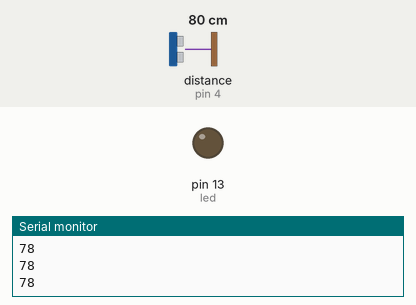
Simulated run of this sketch. Board: Arduino Uno, built with avr-gcc and run on an emulated ATmega328P. On the bench: output pins drawn as LEDs (lit = HIGH), the last lines printed to the serial monitor. Wiring (inferred from the names in the program): ultrasonic range finder: trigger pin 2; echo pin 4. Dashed ring = blinking. The test bench sets the inputs (shaded band); at power-on: distance to the obstacle (sensor on pin 4) 80 cm. The echo pulse lasts 58.3 µs per cm; pins used as bus, display or sensor lines are not drawn.

Above: at 1.2 s.
1.3 s: distance to the obstacle (sensor on pin 4) set to 23 cm
2.8 s: distance to the obstacle (sensor on pin 4) set to 19 cm
At 3.14 s:
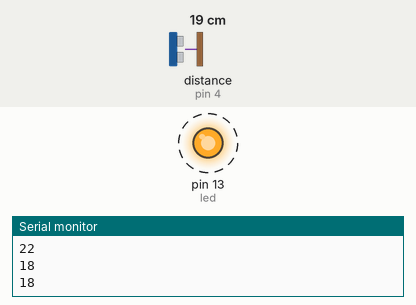
5.8 s: distance to the obstacle (sensor on pin 4) set to 35 cm
At 6.3 s:
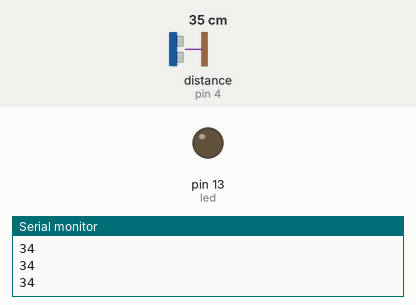
7.3 s: distance to the obstacle (sensor on pin 4) set to 2 cm
At 7.4 s:
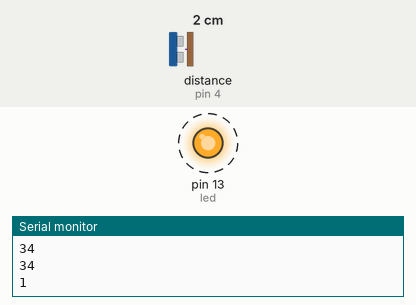
Timing chart, 0 to 11.3 s (numbered marks = the images above; inputs shaded):
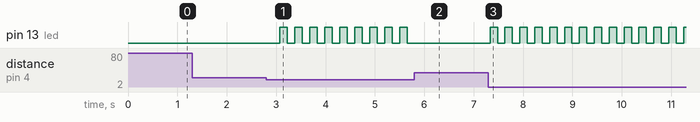

Measured:
- the behaviour switches between 21 and 20 cm on distance to the obstacle (sensor on pin 4) (found by bisection; images 0 and 1)
- after the input at 2.8 s, pin 13 (led): alternates HIGH for 0.15 s and LOW for 0.15 s, starting after 0.27 s
- after the input at 5.8 s, pin 13 (led): stops changing and stays LOW
- after the input at 7.3 s, pin 13 (led): alternates HIGH for 0.15 s and LOW for 0.15 s, starting at once

The sketch:

Ultra_Sonic.ino
```cpp
int led =13;
int t=0;
int trigPin = 2;
int echoPin = 4;

void setup() {
pinMode(led,OUTPUT);
pinMode(echoPin,INPUT);    //Echo
pinMode(trigPin,OUTPUT);    //Trigger
digitalWrite(led,LOW);
Serial.begin(9600);
digitalWrite(trigPin,LOW);
}

void loop() {
  int time2,tim;
  digitalWrite(trigPin,HIGH);
  delayMicroseconds(100);
  digitalWrite(trigPin,LOW);
  time2 = pulseIn(echoPin,HIGH);
  tim = time2/2;
  int dist = 0.034*tim;
  Serial.println(dist);
  if (dist<20 && dist>0){
    if (t==1){
      digitalWrite(led,HIGH);
      t=0;
    }
    else{
      digitalWrite(led,LOW);
      t=1;
    }
  }
  delay(150);
}
```
